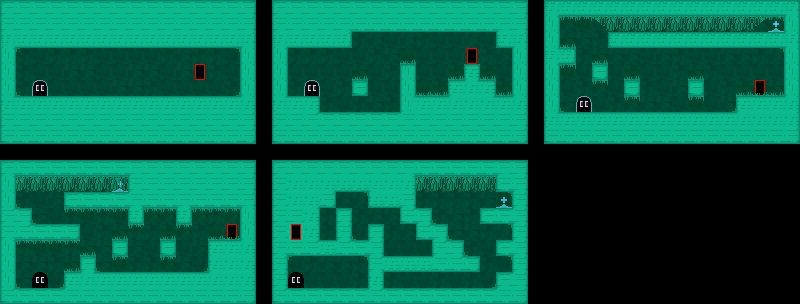

Rendered tile map (Tiled .tmx) drawn with the repository's tilesets; below, a short description and the map source with its tile grids summarised:
An orthogonal 50x19 tile map with 16x16 px tiles, 5 tile layers (bg --ignore, blocks, sprites, blockDecor, ...).

<map version="1.10" tiledversion="1.11.0" orientation="orthogonal" renderorder="right-down" width="50" height="19" tilewidth="16" tileheight="16" infinite="0" nextlayerid="6" nextobjectid="1">
  <tileset firstgid="1" source="spritesheet.tsx" />
  <layer id="1" name="bg --ignore" width="50" height="19">
    <data>[950 cells, 361 non-empty, 19 distinct tile ids]</data>
  </layer>
  <layer id="2" name="blocks" width="50" height="19">
    <data>[950 cells, 435 non-empty, 37 distinct tile ids]</data>
  </layer>
  <layer id="3" name="sprites" width="50" height="19">
    <data>[950 cells, 13 non-empty, 5 distinct tile ids]</data>
  </layer>
  <layer id="4" name="blockDecor" width="50" height="19">
    <data>[950 cells, 546 non-empty, 14 distinct tile ids]</data>
  </layer>
  <layer id="5" name="gates" width="50" height="19">
    <data>[950 cells, 0 non-empty, 0 distinct tile ids]</data>
  </layer>
</map>
